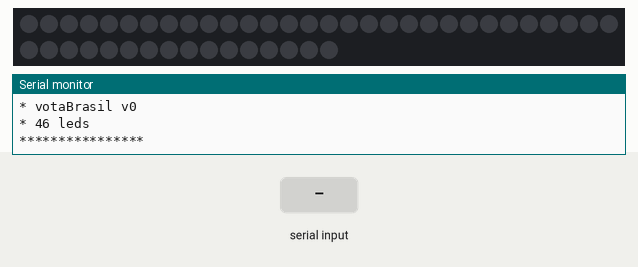
Simulated run of this sketch. Board: Arduino Uno, built with avr-gcc and run on an emulated ATmega328P. Shown: 46 RGB LEDs in strip order, left to right, continuing on the next row, the last lines printed to the serial monitor. Inputs (shaded band) come from the test bench.

Above: at 1.2 s.
1.3 s: "rainbow\n" received over Serial
At 1.47 s:
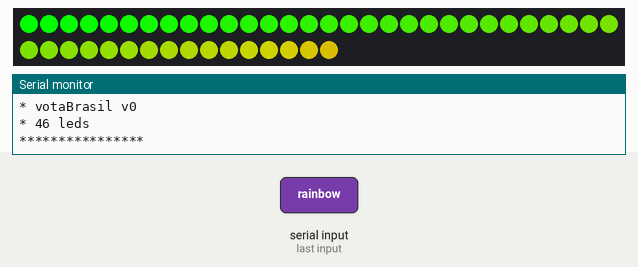
9.0 s: "yellow\n" received over Serial
At 10.8 s:
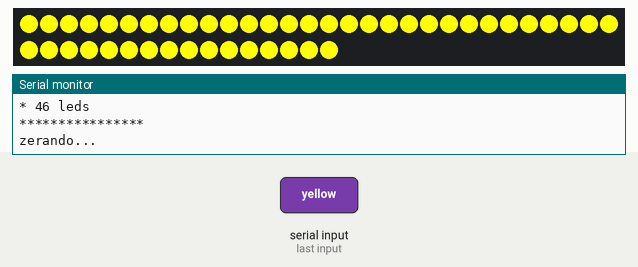
11.2 s: "90,45,200\n" received over Serial
At 11.5 s:
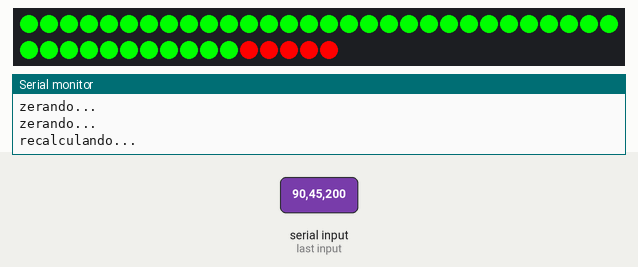
12.7 s: "30,150,10\n" received over Serial
At 13.8 s:
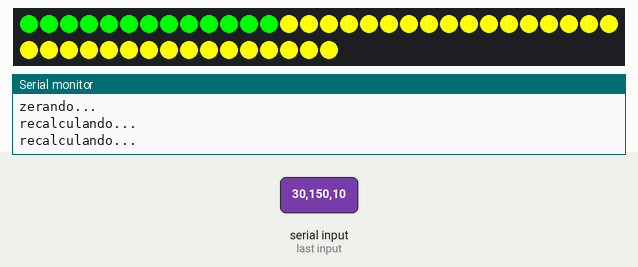
14.2 s: "black\n" received over Serial
At 14.8 s:
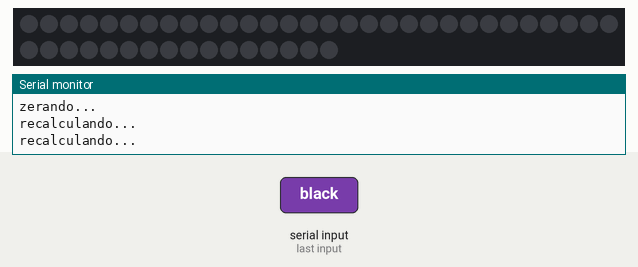
Timing chart, 0 to 16.7 s (numbered marks = the images above; inputs shaded):
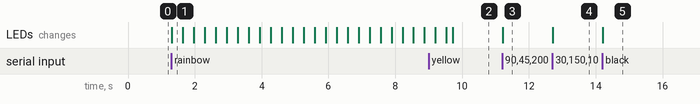

Measured:
- after the input at 1.3 s, the LEDs: change at once (image 1)
- after the input at 9.0 s, the LEDs: first differ from a run without the input after 0.73 s (image 2)
- after the input at 11.2 s, the LEDs: change at once (image 3)
- after the input at 12.7 s, the LEDs: change at once (image 4)
- after the input at 14.2 s, the LEDs: change at once (image 5)

The sketch:

votabrasil.ino
```cpp
int current_pixel = 0;
int current_pixel2 = 0;
String inputString = "";         // a string to hold incoming data
boolean stringComplete = false;  // whether the string is complete


#include <Adafruit_NeoPixel.h>

#define PIN 6
#define TOTAL_PIXELS 46 //46 ou 60
Adafruit_NeoPixel strip = Adafruit_NeoPixel(TOTAL_PIXELS, PIN, NEO_GRB + NEO_KHZ800);

void setup() {
  strip.begin();
  strip.show(); // Initialize all pixels to 'off'

  Serial.begin(9600);

  Serial.println("****************");
  Serial.println("* votaBrasil v0");
  Serial.print("* ");
  Serial.print(strip.numPixels());
  Serial.println(" leds");
  Serial.println("****************");

  inputString.reserve(200);

}

void loop() {


  if (stringComplete) {
    //Serial.print(inputString);
    //Serial.print(" ");
    //Serial.print(inputString.length());
    //Serial.print(" ");
    //Serial.println(inputString.toInt()-1);

    if (inputString.equals("rainbow")) {
      rainbow(30);
      return;
    } else if (inputString.equals("blue")) {
      colorWipe(strip.Color(0, 0, 255), 0);
      return;
    } else if (inputString.equals("red")) {
      colorWipe(strip.Color(255, 0, 0), 0);
      return;
    } else if (inputString.equals("green")) {
      colorWipe(strip.Color(0, 255, 0), 0);
      return;
    } else if (inputString.equals("yellow")) {
      colorWipe(strip.Color(255, 255, 0), 0);
      return;
    } else if (inputString.equals("black")) {
      colorWipe(strip.Color(0, 0, 0), 0);
      return;
    }


    if (inputString.length() != 9) {
      clearInputString();
      Serial.println("INVALID INPUT");
      return;
    }

    int green = map(inputString.substring(0, 3).toInt(), 0, 100, 0, TOTAL_PIXELS);
    int yellow = map(inputString.substring(3, 6).toInt(), 0, 100, 0, TOTAL_PIXELS);
    int red = map(inputString.substring(6).toInt(), 0, 100, 0, TOTAL_PIXELS);

    clearInputString();

    // jogar pixels de sobra no amarelo
    if (green + yellow + red != TOTAL_PIXELS) {
      if (green + yellow + red == 0) {
        Serial.println("zero");
        colorWipe(strip.Color(0, 0, 0), 0);
        return;
      } else {
        Serial.println("recalculando...");
        yellow = TOTAL_PIXELS - green - red;
      }
    }

    //Serial.print(green); Serial.print("\t");
    //Serial.print(yellow); Serial.print("\t");
    //Serial.print(red); Serial.println();

    //int green = random(0, TOTAL_PIXELS);
    //int yellow = random(0, TOTAL_PIXELS - green);
    //int red = TOTAL_PIXELS - green - yellow;

    barcolor(green, yellow, red);
  }


}


void clearInputString() {
  stringComplete = false; inputString = "";
}


void serialEvent() {
  if (stringComplete) {
    Serial.println("zerando...");
    clearInputString();
  }

  while (Serial.available()) {
    // get the new byte:
    char inChar = (char)Serial.read();
    // if the incoming character is a newline, set a flag
    // so the main loop can do something about it:
    if (inChar == '\n') {
      stringComplete = true;
    } else {
      // add it to the inputString:
      inputString += inChar;

    }
  }
}


void barcolor(int green, int yellow, int red) {

  if (green + yellow + red != strip.numPixels()) {
    return colorWipe(strip.Color(255, 255, 255), 0); // Red
  }

  for(uint16_t i=0; i<strip.numPixels(); i++) {
    if (green > 0) {
      green--;
      strip.setPixelColor(i, strip.Color(0, 255, 0));
    } else if (yellow > 0) {
      yellow--;
      strip.setPixelColor(i, strip.Color(255, 255, 0));
    } else if (red > 0) {
      red--;
      strip.setPixelColor(i, strip.Color(255, 0, 0));
    }

  }
  strip.show();
}


// Fill the dots one after the other with a color
void colorWipe(uint32_t c, uint8_t wait) {
  for(uint16_t i=0; i<strip.numPixels(); i++) {
      strip.setPixelColor(i, c);
  }
  strip.show();
  delay(wait);
}

void rainbow(uint8_t wait) {
  uint16_t i, j;

  for(j=0; j<256; j++) {
    for(i=0; i<strip.numPixels(); i++) {
      strip.setPixelColor(i, Wheel((i+j) & 255));
    }
    strip.show();
    delay(wait);
  }
}

// Slightly different, this makes the rainbow equally distributed throughout
void rainbowCycle(uint8_t wait) {
  uint16_t i, j;

  for(j=0; j<256*5; j++) { // 5 cycles of all colors on wheel
    for(i=0; i< strip.numPixels(); i++) { //strip.numPixels()
      strip.setPixelColor(i, Wheel(((i * 256 / strip.numPixels()) + j) & 255));
    }
    strip.show();
    delay(wait);
  }
}


// Input a value 0 to 255 to get a color value.
// The colours are a transition r - g - b - back to r.
uint32_t Wheel(byte WheelPos) {
  if(WheelPos < 85) {
   return strip.Color(WheelPos * 3, 255 - WheelPos * 3, 0);
  } else if(WheelPos < 170) {
   WheelPos -= 85;
   return strip.Color(255 - WheelPos * 3, 0, WheelPos * 3);
  } else {
   WheelPos -= 170;
   return strip.Color(0, WheelPos * 3, 255 - WheelPos * 3);
  }
}
```
